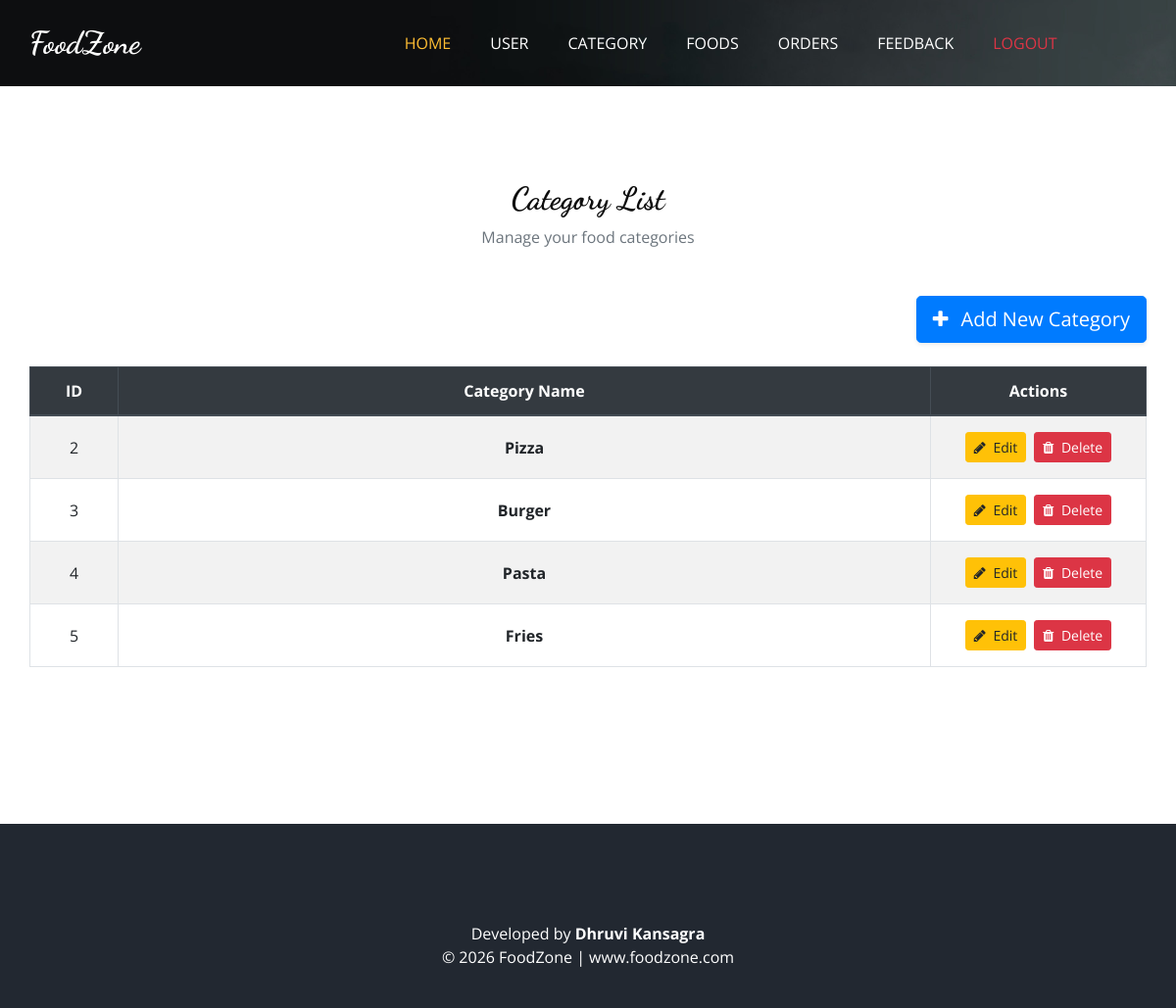
Screenshot of /admin/category.php with the database file from the repository.
### tables this page shows
CREATE TABLE `categories` (
  `c_id` int(11) NOT NULL,
  `name` varchar(255) NOT NULL,
  `created_at` timestamp NOT NULL DEFAULT current_timestamp() ON UPDATE current_timestamp()
);

### admin/category.php (the view, shortened to what this page needs)
<?php
include("connected.php");
$result = mysqli_query($conn, "SELECT * FROM categories");
?>
<!DOCTYPE html>
<html>
<head>
  <link rel="stylesheet" type="text/css" href="css/bootstrap.css" />
  <link rel="stylesheet" type="text/css" href="https://cdnjs.cloudflare.com/ajax/libs/OwlCarousel2/2.3.4/assets/owl.carousel.min.css" />
  <link rel="stylesheet" href="https://cdnjs.cloudflare.com/ajax/libs/jquery-nice-select/1.1.0/css/nice-select.min.css" />
  <link href="css/font-awesome.min.css" rel="stylesheet" />
  <link href="css/style.css" rel="stylesheet" />
  <link href="css/responsive.css" rel="stylesheet" />
</head>
<body class="sub_page">
  <div class="hero_area">
    <div class="bg-box">
      <img src="images/hero-bg.jpg" alt="">
    </div>
    <header class="header_section">
      <div class="container">
        <nav class="navbar navbar-expand-lg custom_nav-container ">
          <a class="navbar-brand" href="index.html">
            <span>
              FoodZone
            </span>
          </a>
          <div class="collapse navbar-collapse" id="navbarSupportedContent">
            <ul class="navbar-nav  mx-auto ">
               <li class="nav-item active">
                <a class="nav-link" href="admin.php">Home </a>
              </li>
               <li class="nav-item">
                <a class="nav-link" href="user.php">User</a>
              </li>
              <li class="nav-item">
                <a class="nav-link" href="category.php">Category<span class="sr-only">(current)</span></a>
              </li>
              <li class="nav-item">
                <a class="nav-link" href="foods.php">Foods</a>
              </li>
              <li class="nav-item">
                <a class="nav-link" href="shipping.php">Orders</a>
              </li>
              <li class="nav-item">
                <a class="nav-link" href="feedback.php">Feedback</a>
              </li>
              <li class="nav-item">
                <a class="nav-link text-danger" href="../login.php">Logout</a>
              </li>
            </ul>
          </div>
        </nav>
      </div>
    </header>
     </div>
<div class="container py-5 my-5" style="min-height: 70vh;">
    <div class="text-center mb-5">
        <h2 class="font-weight-bold">Category List</h2>
        <p class="text-muted mb-0">Manage your food categories</p>
    </div>
    <div class="d-flex justify-content-end mb-4">
        <a href="add_category.php"
           class="btn btn-primary btn-lg shadow-sm">
            <i class="fa fa-plus mr-2" aria-hidden="true"></i>
            Add New Category
        </a>
    </div>
    <div class="table-responsive mb-5">
        <table class="table table-bordered table-striped text-center align-middle">
            <thead class="thead-dark">
                <tr>
                    <th scope="col" style="width: 90px;">ID</th>
                    <th scope="col">Category Name</th>
                    <th scope="col" style="width: 220px;">Actions</th>
                </tr>
            </thead>
            <tbody>
                <?php if (mysqli_num_rows($result) > 0): ?>
                    <?php while ($row = mysqli_fetch_assoc($result)): ?>
                        <tr>
                            <td class="align-middle">
                                <?= (int)$row['c_id']; ?>
                            </td>
                            <td class="align-middle font-weight-bold">
                                <?= htmlspecialchars($row['name']); ?>
                            </td>
                            <td class="align-middle">
                                <div class="d-flex justify-content-center align-items-center flex-wrap">
                                    <a href="edit_category.php?c_id=<?= (int)$row['c_id']; ?>"
                                       class="btn btn-warning btn-sm m-1">
                                        <i class="fa fa-pencil mr-1" aria-hidden="true"></i>
                                        Edit
                                    </a>
                                    <a href="delete_category.php?c_id=<?= (int)$row['c_id']; ?>"
                                       class="btn btn-danger btn-sm m-1"
                                       onclick="return confirm('Are you sure you want to delete this category?');">
                                        <i class="fa fa-trash mr-1" aria-hidden="true"></i>
                                        Delete
                                    </a>
                                </div>
                            </td>
                        </tr>
                    <?php endwhile; ?>
                <?php endif; ?>
            </tbody>
        </table>
    </div>
</div>
<footer class="footer_section">
  <div class="container">
    <div class="footer-info text-center">
      <p>
        Developed by <strong>Dhruvi Kansagra</strong><br>
        © <span id="displayYear"></span> FoodZone |
        <a href="https://www.foodzone.com" target="_blank">
          www.foodzone.com
        </a>
      </p>
    </div>
  </div>
</footer>
</body>
</html>

### admin/css/style.css (style rules this page uses)
body { font-family: "Open Sans", sans-serif; color: #0c0c0c; background-color: #ffffff; overflow-x: hidden; }
h1, h2 { font-family: 'Dancing Script', cursive; }
a, a:hover, a:focus { text-decoration: none; }
.btn, .btn:focus { outline: none !important; -webkit-box-shadow: none; box-shadow: none; }
.hero_area { position: relative; min-height: 100vh; display: -webkit-box; display: -ms-flexbox; display: flex; -webkit-box-orient: vertical; -webkit-box-direction: normal; -ms-flex-direction: column; flex-direction: column; }
.bg-box { position: absolute; top: 0; left: 0; width: 100%; height: 100%; }
.bg-box img { width: 100%; height: 100%; -o-object-fit: cover; object-fit: cover; }
.sub_page .hero_area { min-height: auto; }
.sub_page .hero_area .bg-box { position: absolute; top: 0; left: 0; width: 100%; height: 100%; }
.sub_page .hero_area .bg-box img { width: 100%; height: 100%; -o-object-fit: cover; object-fit: cover; -o-object-position: right top; object-position: right top; }
.header_section { padding: 15px 0; }
.navbar-brand { font-family: 'Dancing Script', cursive; }
.navbar-brand span { font-weight: bold; font-size: 32px; color: #ffffff; }
.custom_nav-container { padding: 0; }
.custom_nav-container .navbar-nav { padding-left: 18%; }
.custom_nav-container .navbar-nav .nav-item .nav-link { padding: 5px 20px; color: #ffffff; text-align: center; text-transform: uppercase; border-radius: 5px; -webkit-transition: all 0.3s; transition: all 0.3s; }
.custom_nav-container .navbar-nav .nav-item:hover .nav-link, .custom_nav-container .navbar-nav .nav-item.active .nav-link { color: #ffbe33; }
.footer_section { background-color: #222831; color: #ffffff; padding: 75px 0 40px 0; text-align: center; }
.footer_section p { color: #dbdbdb; }
.footer_section .footer-info { text-align: center; margin-top: 25px; }
.footer_section .footer-info p { color: #ffffff; margin: 0; }
.footer_section .footer-info p a { color: inherit; }

### admin/css/responsive.css (style rules this page uses)
@media (min-width: 1200px) { .container { max-width: 1170px; } }

### rows the page displays
categories: c_id "2", name "Pizza"
categories: c_id "3", name "Burger"
categories: c_id "4", name "Pasta"
categories: c_id "5", name "Fries"
